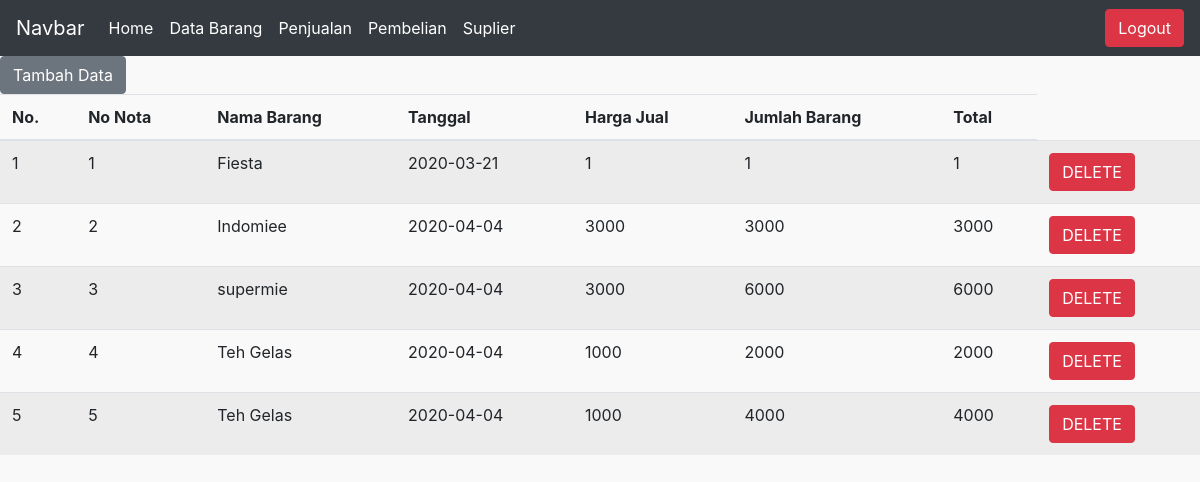
The app's page /interface/penjualan.php (signed in) with its own data.
### tables this page shows
CREATE TABLE `penjualan` (
  `no_nota` varchar(10) NOT NULL,
  `tgl_nota` date NOT NULL,
  `kode_barang` varchar(10) NOT NULL,
  `harga_jual` int(10) NOT NULL,
  `jumlah_barang` int(10) NOT NULL,
  `total` int(10) NOT NULL,
  `user` varchar(30) NOT NULL
);

CREATE TABLE `barang` (
  `kode_barang` varchar(10) NOT NULL,
  `nama_barang` varchar(50) NOT NULL,
  `harga_beli` int(10) NOT NULL,
  `harga_jual` int(10) NOT NULL,
  `stok` int(10) NOT NULL
);

### interface/penjualan.php (the view, shortened to what this page needs)
<html>
<head>
    <link href="assets/dist/css/bootstrap.min.css" rel="stylesheet" id="bootstrap-css">
    <link rel='stylesheet' href='fontawesome/css/all.css'>
    <link rel="stylesheet" type="text/css" href="style.css">
</head>
<body>
<nav class="navbar navbar-expand-lg navbar-dark bg-dark">
  <a class="navbar-brand" href="#">Navbar</a>
  <div class="collapse navbar-collapse" id="navbarSupportedContent">
    <ul class="navbar-nav mr-auto">
      <li class="nav-item active">
        <a class="nav-link" href="index.php">Home <span class="sr-only">(current)</span></a>
      </li>
      <li class="nav-item active">
        <a class="nav-link" href="databarang.php">Data Barang <span class="sr-only">(current)</span></a>
      </li>
      <li class="nav-item active">
        <a class="nav-link" href="penjualan.php">Penjualan <span class="sr-only">(current)</span></a>
      </li>
      <li class="nav-item active">
        <a class="nav-link" href="pembelian.php">Pembelian <span class="sr-only">(current)</span></a>
      </li>
      <li class="nav-item active">
        <a class="nav-link" href="suplier.php">Suplier <span class="sr-only">(current)</span></a>
      </li>
    </ul>
    <a href="logout.php"><button type="button" class="btn btn-danger">Logout</button></a>
  </div>
</nav>
<button type="button" class="btn btn-secondary" data-toggle="modal" data-target="#tambah">Tambah Data</button>
<table class="table table-striped">
  <thead>
  <thead>
      <tr>
          <th scope="col">No.</th>
          <th scope="col">No Nota</th>
          <th scope="col">Nama Barang</th>
          <th scope="col">Tanggal</th>
          <th scope="col">Harga Jual</th>
          <th scope="col">Jumlah Barang</th>
          <th scope="col">Total</th>
      </tr>
    </thead>
    <tbody>
      <?php
          include 'koneksi.php';
          $no = 1;
          $query = mysqli_query($koneksi, "SELECT penjualan.no_nota, penjualan.tgl_nota, penjualan.harga_jual, penjualan.total, penjualan.jumlah_barang, barang.nama_barang
          FROM penjualan, barang
          WHERE barang.kode_barang=penjualan.kode_barang");
          while ($data = mysqli_fetch_array($query)) {
      ?>
      <tr>
          <td scope="col"><?= $no++; ?></td>
          <td scope="col"><?= $data['no_nota'];  ?></td>
          <td scope="col"><?= $data['nama_barang'];  ?></td>
          <td scope="col"><?= $data['tgl_nota'];  ?></td>
          <td scope="col"><?= $data['harga_jual'];  ?></td>
          <td scope="col"><?= $data['jumlah_barang'];  ?></td>
          <td scope="col"><?= $data['total'];  ?></td>
          <td> <a href="hapus_penjualan.php?no_nota=<?= $data['no_nota']?>" type="button" class="btn btn-danger" onclick="return-confirm('Yakin?')">DELETE</a>
      <?php } ?>
        </td>
      </tr>
    </tbody>
  </table>
</body>
</html>

### interface/style.css (style rules this page uses)
body { background-color: #F9F9F9; }

### records on screen
penjualan: no_nota "1", kode_barang.nama_barang "Fiesta", tgl_nota "2020-03-21", harga_jual "1", jumlah_barang "1", total "1"
penjualan: no_nota "2", kode_barang.nama_barang "Indomiee", tgl_nota "2020-04-04", harga_jual "3000", jumlah_barang "3000", total "3000"
penjualan: no_nota "3", kode_barang.nama_barang "supermie", tgl_nota "2020-04-04", harga_jual "3000", jumlah_barang "6000", total "6000"
penjualan: no_nota "4", kode_barang.nama_barang "Teh Gelas", tgl_nota "2020-04-04", harga_jual "1000", jumlah_barang "2000", total "2000"
penjualan: no_nota "5", kode_barang.nama_barang "Teh Gelas", tgl_nota "2020-04-04", harga_jual "1000", jumlah_barang "4000", total "4000"
